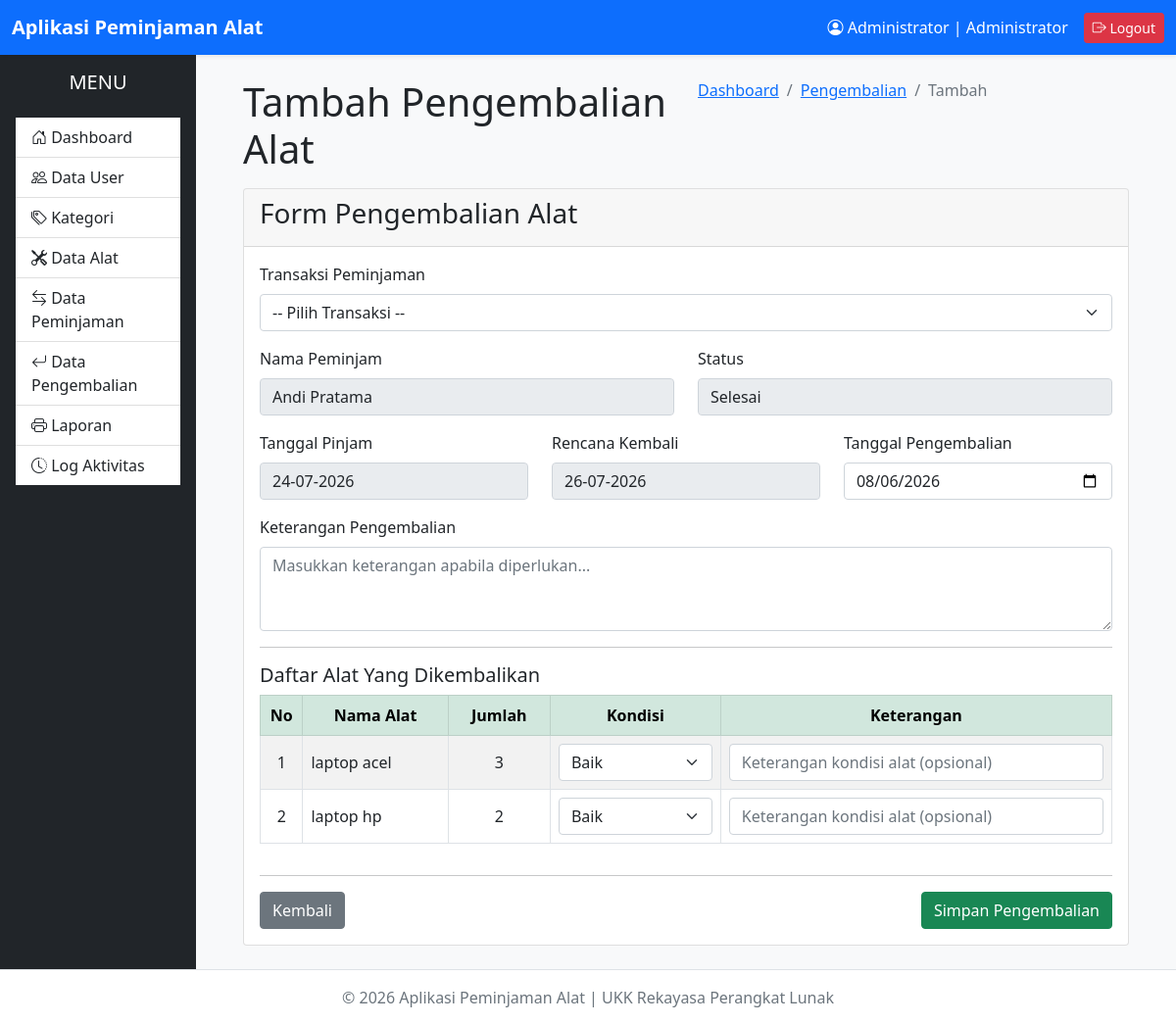
/administrator/pengembalian/tambah.php?id=3 (signed in), run on the app's committed database.
### tables this page shows
CREATE TABLE `peminjaman` (
  `id_peminjaman` int(11) NOT NULL,
  `id_user` int(11) NOT NULL,
  `tanggal_pinjam` date NOT NULL,
  `tanggal_kembali` date NOT NULL,
  `status` enum('Menunggu','Disetujui','Ditolak','Dipinjam','Selesai') DEFAULT 'Menunggu',
  `created_at` timestamp NOT NULL DEFAULT current_timestamp(),
  `updated_at` timestamp NOT NULL DEFAULT current_timestamp() ON UPDATE current_timestamp()
);

CREATE TABLE `users` (
  `id_user` int(11) NOT NULL,
  `nama_lengkap` varchar(100) NOT NULL,
  `username` varchar(50) NOT NULL,
  `password` varchar(255) NOT NULL,
  `level` enum('Administrator','Petugas','Peminjam') NOT NULL,
  `status` enum('Aktif','Tidak Aktif') DEFAULT 'Aktif',
  `created_at` timestamp NOT NULL DEFAULT current_timestamp(),
  `updated_at` timestamp NOT NULL DEFAULT current_timestamp() ON UPDATE current_timestamp()
);

CREATE TABLE `detail_peminjaman` (
  `id_detail` int(11) NOT NULL,
  `id_peminjaman` int(11) NOT NULL,
  `id_alat` int(11) NOT NULL,
  `jumlah` int(11) NOT NULL
);

CREATE TABLE `alat` (
  `id_alat` int(11) NOT NULL,
  `id_kategori` int(11) NOT NULL,
  `nama_alat` varchar(150) NOT NULL,
  `stok` int(11) NOT NULL DEFAULT 0,
  `kondisi` enum('Baik','Rusak Ringan','Rusak Berat') DEFAULT 'Baik',
  `lokasi` varchar(100) DEFAULT NULL,
  `foto` varchar(255) DEFAULT NULL,
  `created_at` timestamp NOT NULL DEFAULT current_timestamp(),
  `updated_at` timestamp NOT NULL DEFAULT current_timestamp() ON UPDATE current_timestamp()
);

### administrator/pengembalian/tambah.php (the view, shortened to what this page needs)
<?php
require '../../config/database.php';
$idPeminjaman = isset($_GET['id']) ? (int) $_GET['id'] : 0;
$dataPeminjaman = null;
$detailAlat = [];
if ($idPeminjaman > 0) {
    $sql = "
    SELECT
        p.id_peminjaman,
        p.id_user,
        p.tanggal_pinjam,
        p.tanggal_kembali,
        p.status,
        u.nama_lengkap
    FROM peminjaman p
    INNER JOIN users u
    ON p.id_user = u.id_user
    WHERE
    p.id_peminjaman = ?
    ";
    $stmt = $conn->prepare($sql);
    $stmt->bind_param(
        'i',
        $idPeminjaman,
    );
    $stmt->execute();
    $dataPeminjaman = $stmt->get_result()->fetch_assoc();
    $sql = "
    SELECT
        dp.id_alat,
        dp.jumlah,
        a.nama_alat,
        a.kondisi
    FROM detail_peminjaman dp
    INNER JOIN alat a
    ON dp.id_alat = a.id_alat
    WHERE
    dp.id_peminjaman = ?
    ORDER BY
    a.nama_alat ASC
    ";
    $stmt = $conn->prepare($sql);
    $stmt->bind_param(
        'i',
        $idPeminjaman,
    );
    $stmt->execute();
    $resultDetail = $stmt->get_result();
    while ($row = $resultDetail->fetch_assoc()) {
        $detailAlat[] = $row;
    }
}
?>
<!DOCTYPE html>
<html lang="id">
<head>
    <?php include '../../layouts/header.php'; ?>
</head>
<body>
    <div class="wrapper">
        <?php include '../../layouts/navbar.php'; ?>
        <?php include '../../layouts/sidebar.php'; ?>
        <div class="content-wrapper">
            <section class="content-header">
                <div class="container-fluid">
                    <div class="row mb-2">
                        <div class="col-sm-6">
                            <h1>
                                Tambah Pengembalian Alat
                            </h1>
                        </div>
                        <div class="col-sm-6">
                            <ol class="breadcrumb float-sm-right">
                                <li class="breadcrumb-item">
                                    <a href="../dashboard/index.php">
                                        Dashboard
                                    </a>
                                </li>
                                <li class="breadcrumb-item">
                                    <a href="index.php">
                                        Pengembalian
                                    </a>
                                </li>
                                <li class="breadcrumb-item active">
                                    Tambah
                                </li>
                            </ol>
                        </div>
                    </div>
                </div>
            </section>
            <section class="content">
                <div class="container-fluid">
                    <div class="card card-success">
                        <div class="card-header">
                            <h3 class="card-title">
                                Form Pengembalian Alat
                            </h3>
                        </div>
                        <form action="simpan.php" method="POST">
                            <div class="card-body">
                                <div class="mb-3">
                                    <label class="form-label">
                                        Transaksi Peminjaman
                                    </label>
                                    <select name="id_peminjaman" class="form-select"
                                        onchange="location='tambah.php?id='+this.value" required>
                                        <option value="">
                                            -- Pilih Transaksi --
                                        </option>
                                    </select>
                                </div>
                                <?php if ($dataPeminjaman) : ?>
                                <div class="row">
                                    <div class="col-md-6">
                                        <div class="mb-3">
                                            <label class="form-label">
                                                Nama Peminjam
                                            </label>
                                            <input type="text" class="form-control"
                                                value="<?= htmlspecialchars($dataPeminjaman['nama_lengkap']) ?>"
                                                readonly>
                                        </div>
                                    </div>
                                    <div class="col-md-6">
                                        <div class="mb-3">
                                            <label class="form-label">
                                                Status
                                            </label>
                                            <input type="text" class="form-control"
                                                value="<?= htmlspecialchars($dataPeminjaman['status']) ?>" readonly>
                                        </div>
                                    </div>
                                </div>
                                <div class="row">
                                    <div class="col-md-4">
                                        <div class="mb-3">
                                            <label class="form-label">
                                                Tanggal Pinjam
                                            </label>
                                            <input type="text" class="form-control"
                                                value="<?= date('d-m-Y', strtotime($dataPeminjaman['tanggal_pinjam'])) ?>"
                                                readonly>
                                        </div>
                                    </div>
                                    <div class="col-md-4">
                                        <div class="mb-3">
                                            <label class="form-label">
                                                Rencana Kembali
                                            </label>
                                            <input type="text" class="form-control"
                                                value="<?= date('d-m-Y', strtotime($dataPeminjaman['tanggal_kembali'])) ?>"
                                                readonly>
                                        </div>
                                    </div>
                                    <div class="col-md-4">
                                        <div class="mb-3">
                                            <label class="form-label">
                                                Tanggal Pengembalian
                                            </label>
                                            <input type="date" name="tanggal_pengembalian" class="form-control"
                                                value="<?= date('Y-m-d') ?>" required>
                                        </div>
                                    </div>
                                </div>
                                <div class="mb-3">
                                    <label class="form-label">
                                        Keterangan Pengembalian
                                    </label>
                                    <textarea name="keterangan" rows="3" class="form-control" placeholder="Masukkan keterangan apabila diperlukan..."></textarea>
                                </div>
                                <hr>
                                <h5>
                                    Daftar Alat Yang Dikembalikan
                                </h5>
                                <div class="table-responsive">
                                    <table class="table table-bordered table-striped align-middle">
                                        <thead class="table-success text-center">
                                            <tr>
                                                <th width="5%">No</th>
                                                <th>Nama Alat</th>
                                                <th width="12%">Jumlah</th>
                                                <th width="20%">Kondisi</th>
                                                <th>Keterangan</th>
                                            </tr>
                                        </thead>
                                        <tbody>
                                            <?php if (!empty($detailAlat)) : ?>
                                            <?php
                                            $no = 1;
                                            foreach ($detailAlat as $alat) :
                                            ?>
                                            <tr>
                                                <td class="text-center">
                                                    <?= $no++ ?>
                                                </td>
                                                <td>
                                                    <?= htmlspecialchars($alat['nama_alat']) ?>
                                                </td>
                                                <td class="text-center">
                                                    <?= $alat['jumlah'] ?>
                                                </td>
                                                <td>
                                                    <select name="kondisi[]" class="form-select" required>
                                                        <option value="Baik"
                                                            <?= $alat['kondisi'] == 'Baik' ? 'selected' : '' ?>>
                                                            Baik
                                                        </option>
                                                    </select>
                                                </td>
                                                <td>
                                                    <input type="text" name="keterangan_detail[]"
                                                        class="form-control"
                                                        placeholder="Keterangan kondisi alat (opsional)">
                                                </td>
                                            </tr>
                                            <?php endforeach; ?>
                                            <?php endif; ?>
                                        </tbody>
                                    </table>
                                </div>
                                <hr>
                                <div class="d-flex justify-content-between">
                                    <a href="index.php" class="btn btn-secondary">
                                        Kembali
                                    </a>
                                    <?php if (!empty($detailAlat)) : ?>
                                    <button type="submit" class="btn btn-success"
                                        onclick="return confirm('Simpan data pengembalian alat?');">
                                        Simpan Pengembalian
                                    </button>
                                    <?php endif; ?>
                                </div>
                                <?php endif; ?>
                            </div>
                        </form>
                    </div>
                </div>
            </section>
        </div>
        <?php include '../../layouts/footer.php'; ?>
</body>
</html>

### data on the page
peminjaman: id_user.nama_lengkap "Andi Pratama", status "Selesai", tanggal_pinjam "24-07-2026", tanggal_kembali "26-07-2026"
detail_peminjaman: id_alat.nama_alat "laptop acel", jumlah "3"
detail_peminjaman: id_alat.nama_alat "laptop hp", jumlah "2"

### other printed values
$_SESSION['nama_lengkap'] "Administrator"
$_SESSION['level'] "Administrator"
